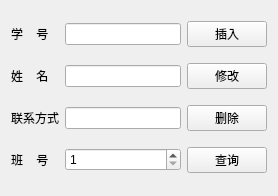
<?xml version="1.0" encoding="UTF-8"?>
<ui version="4.0">
 <class>Widget</class>
 <widget class="QWidget" name="Widget">
  <property name="geometry">
   <rect>
    <x>0</x>
    <y>0</y>
    <width>278</width>
    <height>196</height>
   </rect>
  </property>
  <property name="windowTitle">
   <string>Widget</string>
  </property>
  <layout class="QGridLayout" name="gridLayout">
   <item row="0" column="0">
    <widget class="QLabel" name="label">
     <property name="text">
      <string>学    号 </string>
     </property>
    </widget>
   </item>
   <item row="0" column="1">
    <widget class="QLineEdit" name="editStuNo"/>
   </item>
   <item row="0" column="2">
    <widget class="QPushButton" name="btnInsert">
     <property name="text">
      <string>插入</string>
     </property>
    </widget>
   </item>
   <item row="1" column="0">
    <widget class="QLabel" name="label_2">
     <property name="text">
      <string>姓    名</string>
     </property>
    </widget>
   </item>
   <item row="1" column="1">
    <widget class="QLineEdit" name="editStuName"/>
   </item>
   <item row="1" column="2">
    <widget class="QPushButton" name="btnUpdate">
     <property name="text">
      <string>修改</string>
     </property>
    </widget>
   </item>
   <item row="2" column="0">
    <widget class="QLabel" name="label_3">
     <property name="text">
      <string>联系方式</string>
     </property>
    </widget>
   </item>
   <item row="2" column="1">
    <widget class="QLineEdit" name="editStuPhone"/>
   </item>
   <item row="2" column="2">
    <widget class="QPushButton" name="btnDelete">
     <property name="text">
      <string>删除</string>
     </property>
    </widget>
   </item>
   <item row="3" column="0">
    <widget class="QLabel" name="label_4">
     <property name="text">
      <string>班    号</string>
     </property>
    </widget>
   </item>
   <item row="3" column="1">
    <widget class="QSpinBox" name="spinBoxCNo">
     <property name="minimum">
      <number>1</number>
     </property>
    </widget>
   </item>
   <item row="3" column="2">
    <widget class="QPushButton" name="btnSelect">
     <property name="text">
      <string>查询</string>
     </property>
    </widget>
   </item>
  </layout>
 </widget>
 <resources/>
 <connections/>
</ui>
